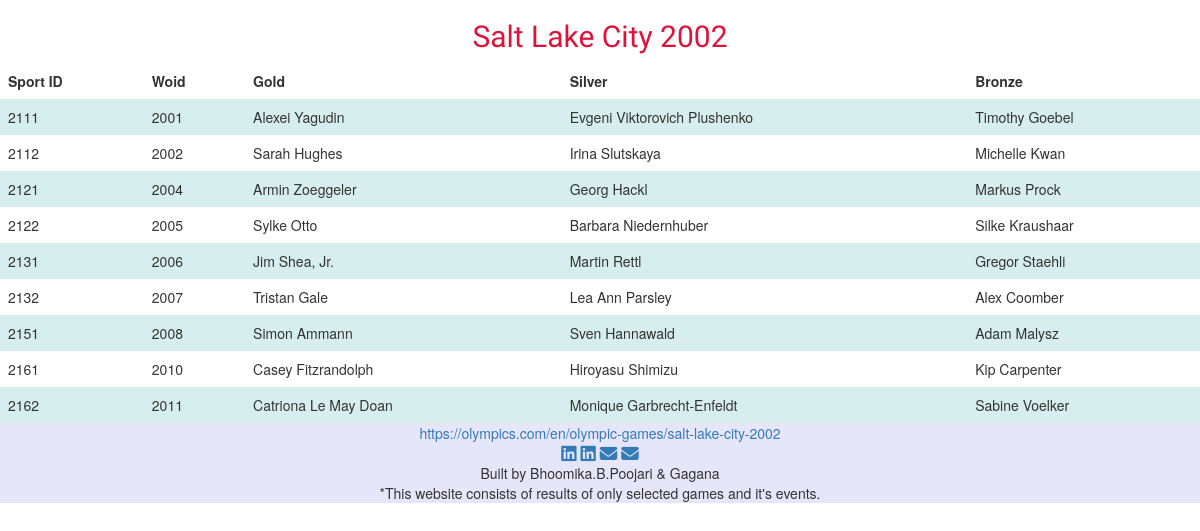
Page /WOspts/2002.php on the committed database.
### tables this page shows
CREATE TABLE IF NOT EXISTS `winter_olympic` (
  `Woid` int(5) NOT NULL AUTO_INCREMENT,
  `Sportid` int(5) NOT NULL,
  `Year` int(5) NOT NULL,
  `Gold` varchar(100) NOT NULL,
  `Silver` varchar(100) NOT NULL,
  `Bronze` varchar(100) NOT NULL,
  PRIMARY KEY (`Woid`),
  KEY `Year` (`Year`,`Sportid`),
  KEY `SID1_fk` (`Sportid`)
);

### WOspts/2002.php (the view, shortened to what this page needs)
<!DOCTYPE html>
<html lang="en">
<head>
    <link href="https://cdn.jsdelivr.net/npm/bootstrap@5.1.3/dist/css/bootstrap.min.css"
    rel="stylesheet"
>
    <link rel="stylesheet" href="https://maxcdn.bootstrapcdn.com/bootstrap/3.4.1/css/bootstrap.min.css">
    <link rel="stylesheet" href="./css/style.css">
</head>
<body>
    <div class="container">
        <div class="row">
          <div class="text-center">
            <h2 class="site-title desc" style="font-size:30px;">Salt Lake City 2002</h2>
          </div>
        </div>
    </div>
<table>
  <tr>
  <th>Sport ID</th>
  <th>Woid</th>
  <th>Gold</th>
  <th>Silver</th>
  <th>Bronze</th>
  <?php
      $conn=mysqli_connect("localhost","root","","olympic_base");
      $sql="SELECT * FROM winter_olympic";
      $result=$conn->query($sql);
      if($result->num_rows>0){
        while($row=$result->fetch_assoc()){
          if($row["Year"]==2002)
          echo "<tr><td>".$row["Sportid"]."</td><td>".$row["Woid"]."</td><td>".$row["Gold"]."</td><td>".$row["Silver"]."</td><td>".$row["Bronze"]."</td></tr>";
        }
      }
        else{
          echo "no results";
        }
    ?>
</table>
<footer id="footer" class="text-center hdrbg">
<a href="https://olympics.com/en/olympic-games/salt-lake-city-2002" add target="_blank">https://olympics.com/en/olympic-games/salt-lake-city-2002</a><br>
    <a href="https://www.linkedin.com/in/bhoomika-poojari/" add target="_blank"> <i class=" foot fab fa-linkedin fa-lg"></i></a>
    <a href="https://www.linkedin.com/in/gagana-darshana/" add target="_blank"><i class=" foot fab fa-linkedin fa-lg"></i></a>
    <a href="mailto:poojaribhoomika5@gmail.com" add target="_blank"><i class=" foot fas fa-envelope fa-lg "></i></a>
    <a href="mailto:gagana.darshana@gmail.com" add target="_blank"> <i class=" foot fas fa-envelope fa-lg"></i></a>
    <p class="cp"> Built by Bhoomika.B.Poojari & Gagana <br>*This website consists of results of only selected games and it's events.</p>
  </footer>
</body>
</html>

### css/style.css (style rules this page uses)
:root { --MnB:#191970; --cfB:#6495ED; --Crs:#DC143C; --lsm:#FFA07A; --Gyw:#ADFF2F; --Tal:#008080; --Plm:#DDA0DD; --Lvn:#E6E6FA; --Lvb:#FFF0F5; --Lnn:#FAF0E6; --Abrl: 'Abril Fatface', cursive; --Amtc: 'Amatic SC', cursive; --Antn: 'Anton', sans-serif; --Atdr: 'Architects Daughter', cursive; --Cnzl: 'Cinzel', serif; --Gugi: 'Gugi', cursive; --Lato: 'Lato', sans-serif; --Mnda: 'Monda', sans-serif; --Rgts: 'Righteous', cursive; --Rbto: 'Roboto', sans-serif; --Sfia: 'Sofia', cursive; }
.desc { color:var(--Crs); font-family:var(--Mnda); }
.hdrbg { background-color:var(--Lvn); }
.text-center { text-align: center!important; }

### WOspts/2002.php (style rules this page uses)
table { border-collapse: collapse; width: 100%; }
th, td { text-align: left; padding: 8px; }
tr:nth-child(even) { background-color: #D6EEEE; }

### rows in the picture
winter_olympic: Sportid "2111", Woid "2001", Gold "Alexei Yagudin", Silver "Evgeni Viktorovich Plushenko", Bronze "Timothy Goebel"
winter_olympic: Sportid "2112", Woid "2002", Gold "Sarah Hughes", Silver "Irina Slutskaya", Bronze "Michelle Kwan"
winter_olympic: Sportid "2121", Woid "2004", Gold "Armin Zoeggeler", Silver "Georg Hackl", Bronze "Markus Prock"
winter_olympic: Sportid "2122", Woid "2005", Gold "Sylke Otto", Silver "Barbara Niedernhuber", Bronze "Silke Kraushaar"
winter_olympic: Sportid "2131", Woid "2006", Gold "Jim Shea, Jr.", Silver "Martin Rettl", Bronze "Gregor Staehli"
winter_olympic: Sportid "2132", Woid "2007", Gold "Tristan Gale", Silver "Lea Ann Parsley", Bronze "Alex Coomber"
winter_olympic: Sportid "2151", Woid "2008", Gold "Simon Ammann", Silver "Sven Hannawald", Bronze "Adam Malysz"
winter_olympic: Sportid "2161", Woid "2010", Gold "Casey Fitzrandolph", Silver "Hiroyasu Shimizu", Bronze "Kip Carpenter"
winter_olympic: Sportid "2162", Woid "2011", Gold "Catriona Le May Doan", Silver "Monique Garbrecht-Enfeldt", Bronze "Sabine Voelker"
